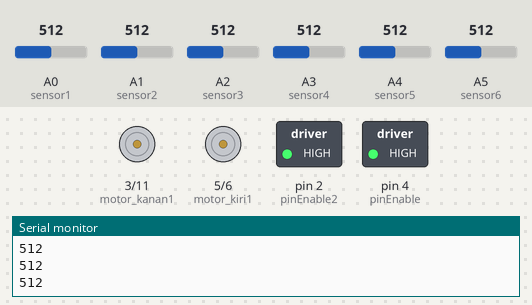
This sketch was run on a simulated Arduino Uno, built with avr-gcc and run on an emulated ATmega328P. Parts: motor-driver pin pairs drawn as motors (green arrow = first pin HIGH = forward, orange = second pin HIGH = backward, longer = more drive), switched loads named in the sketch (green lamp = pin HIGH), the last lines printed to the serial monitor. The test bench sets the inputs (shaded band); at power-on: A0 (sensor1) = 512, A1 (sensor2) = 512, A2 (sensor3) = 512, A3 (sensor4) = 512, A4 (sensor5) = 512, A5 (sensor6) = 512.

Above: at 1.2 s.
1.3 s: A0 (sensor1) set to 36
2.8 s: A0 (sensor1) set to 30
At 3.9 s:
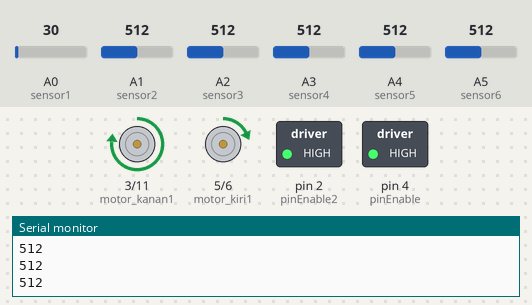
Timing chart, 0 to 5.8 s (numbered marks = the images above; inputs shaded):
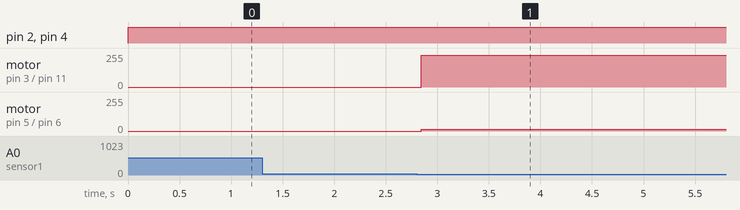

Measured:
- the behaviour switches between 34 and 33 on A0 (sensor1) (found by bisection; images 0 and 1)
- after the input at 2.8 s, motor on pin 3 (motor_kanan1) / pin 11 (motor_kanan2): stopped → forward 240/255 at once; motor on pin 5 (motor_kiri1) / pin 6 (motor_kiri2): stopped → forward 14/255 at once

The sketch:

modul_3_sistem_kendali_pid_6702190018_nanda_nur_rizqi1.ino
```cpp
//pin buat sensor analog
int sensor1 = A0;
int sensor2 = A1;
int sensor3 = A2;
int sensor4 = A3;
int sensor5 = A4;
int sensor6 = A5;
int baca_sensor[6];

//pin buat enable
int pinEnable =4;
int pinEnable2 = 2;

//pin buat motor kiri
int motor_kiri1 = 5;
int motor_kiri2 = 6;

//pin buat motor kanan
int motor_kanan1 = 3;
int motor_kanan2 = 11;

//bantuan
int x;
char buffering [100];

//Error Code
int Last_Error = 0;
int error = 0;
int mtrSPDright, mtrSPDleft, setPointSPD = 255, PID_movement;

void setup(){
  pinMode(sensor1, INPUT);
  pinMode(sensor2, INPUT);
  pinMode(sensor3, INPUT);
  pinMode(sensor4, INPUT);
  pinMode(sensor5, INPUT);
  pinMode(sensor6, INPUT);

  pinMode(pinEnable, OUTPUT);
  pinMode(pinEnable2, OUTPUT);
  pinMode(motor_kiri1, OUTPUT);
  pinMode(motor_kiri2, OUTPUT);
  pinMode(motor_kanan1, OUTPUT);
  pinMode(motor_kanan2, OUTPUT);

  Serial.begin(9600);
}

void readsensor() {
  baca_sensor[0] = analogRead(sensor1);
  baca_sensor[1] = analogRead(sensor2);
  baca_sensor[2] = analogRead(sensor3);
  baca_sensor[3] = analogRead(sensor4);
  baca_sensor[4] = analogRead(sensor5);
  baca_sensor[5] = analogRead(sensor6);

  for (x = 0; x <= 5; x++){
    Serial.println (baca_sensor[x]);
  }
}

void try_PID(){
  int kp = 30, ki = 30, kd = 0	;
  int rate = error - Last_Error;
  Last_Error = error;
  PID_movement = (kp * error) + (kd * rate) + (ki / rate);
  mtrSPDright = setPointSPD - PID_movement;
  mtrSPDleft = setPointSPD + PID_movement;

  digitalWrite(pinEnable, HIGH);
  analogWrite(motor_kiri1, mtrSPDleft);
  analogWrite(motor_kiri2, 0);

  digitalWrite(pinEnable2, HIGH);
  analogWrite(motor_kanan1, mtrSPDright);
  analogWrite(motor_kanan2, 0);
}

void If_Error(){
//just sensor 1 thats on
if (baca_sensor[0] < 34 && baca_sensor[1] > 34 &&
    baca_sensor[2] > 34 && baca_sensor[3] > 34 &&
    baca_sensor[4] > 34 && baca_sensor[5] > 34){

    Last_Error = -2;
    try_PID();
    Serial.print ("Error Sensor Detect : ");
    Serial.print (Last_Error);
    Serial.print ("\n");
   }

//just Sensor 2 thats on
if (baca_sensor[0] > 34 && baca_sensor[1] < 34 &&
    baca_sensor[2] > 34 && baca_sensor[3] > 34 &&
    baca_sensor[4] > 34 && baca_sensor[5] > 34){

    Last_Error = -1;
    try_PID();
    Serial.print ("Error Sensor Detect : ");
    Serial.print (Last_Error);
    Serial.print ("\n");
   }

//just sensor 3 thats on
if (baca_sensor[0] > 34 && baca_sensor[1] > 34 &&
    baca_sensor[2] < 34 && baca_sensor[3] > 34 &&
    baca_sensor[4] > 34 && baca_sensor[5] > 34){

    Last_Error = 0;
    try_PID();
    Serial.print ("Error Sensor Detect : ");
    Serial.print (Last_Error);
    Serial.print ("\n");
   }

//just sensor 4 thats on
if (baca_sensor[0] > 34 && baca_sensor[1] > 34 &&
    baca_sensor[2] > 34 && baca_sensor[3] < 34 &&
    baca_sensor[4] > 34 && baca_sensor[5] > 34){

    Last_Error = 0;
    try_PID();
    Serial.print ("Error Sensor Detect : ");
    Serial.print (Last_Error);
    Serial.print ("\n");
   }

//just sensor 5 thats on
if (baca_sensor[0] > 34 && baca_sensor[1] > 34 &&
    baca_sensor[2] > 34 && baca_sensor[3] > 34 &&
    baca_sensor[4] < 34 && baca_sensor[5] > 34){

    Last_Error = 1;
    try_PID();
    Serial.print ("Error Sensor Detect : ");
    Serial.print (Last_Error);
    Serial.print ("\n");
   }

//just sensor 6 thats on
if (baca_sensor[0] > 34 && baca_sensor[1] > 34 &&
    baca_sensor[2] > 34 && baca_sensor[3] > 34 &&
    baca_sensor[4] > 34 && baca_sensor[5] < 34){

    Last_Error = 2;
    try_PID();
    Serial.print ("Error Sensor Detect : ");
    Serial.print (Last_Error);
    Serial.print ("\n");
   }
}

void loop(){

  readsensor();
  //Sensor 1 dan 2 mendeteksi gelap, sisanya terang >> Duty cycle 0% motor kiri, 50% motor kanan
  if (baca_sensor[0] < 34 && baca_sensor[1] < 34 &&
      baca_sensor[2] > 34 && baca_sensor[3] > 34 &&
      baca_sensor[4] > 34 && baca_sensor[5] > 34){

      Last_Error = -2;
      try_PID();
  }
  //Sensor 2 dan 3 mendeteksi gelap, sisanya terang >> Duty cycle 20% motor kiri, 50% motor kanan
  if (baca_sensor[0] > 34 && baca_sensor[1] < 34 &&
      baca_sensor[2] < 34 && baca_sensor[3] > 34 &&
      baca_sensor[4] > 34 && baca_sensor[5] > 34){

      Last_Error = -1;
      try_PID();
  }
  //Sensor 3 dan 4 mendeteksi gelap, sisanya terang >> Duty cycle 60% pada kedua motor (kedua motor aktif)
  if (baca_sensor[0] > 34 && baca_sensor[1] > 34 &&
      baca_sensor[2] < 34 && baca_sensor[3] < 34 &&
      baca_sensor[4] > 34 && baca_sensor[5] > 34){

      Last_Error = 0;
      try_PID();
  }
  //Sensor 4 dan 5 mendeteksi gelap, sisanya terang >> Duty cycle 50% motor kiri, 20% motor kanan
  if (baca_sensor[0] > 34 && baca_sensor[1] > 34 &&
      baca_sensor[2] > 34 && baca_sensor[3] < 34 &&
      baca_sensor[4] < 34 && baca_sensor[5] > 34){

      Last_Error = 1;
      try_PID();
  }
  //Sensor 5 dan 6 mendeteksi gelap, sisanya terang >> Duty cycle 50% Motor kiri, 0% motor kanan
  if (baca_sensor[0] > 34 && baca_sensor[1] > 34 &&
      baca_sensor[2] > 34 && baca_sensor[3] > 34 &&
      baca_sensor[4] < 34 && baca_sensor[5] < 34){

      Last_Error = 2;
      try_PID();
  }
  //Semua sensor mendeteksi terang >> Duty cycle kedua motor 0% (semua motor mati)
  if (baca_sensor[0] > 34 && baca_sensor[1] > 34 &&
      baca_sensor[2] > 34 && baca_sensor[3] > 34 &&
      baca_sensor[4] > 34 && baca_sensor[5] > 34){

    //kedua motor mati
      digitalWrite(pinEnable, HIGH);
      analogWrite(motor_kiri1, 0);
      analogWrite(motor_kiri2, 0);

      digitalWrite(pinEnable2, HIGH);
      analogWrite(motor_kanan1, 0);
      analogWrite(motor_kanan2, 0);
  }
  If_Error();
}
```
